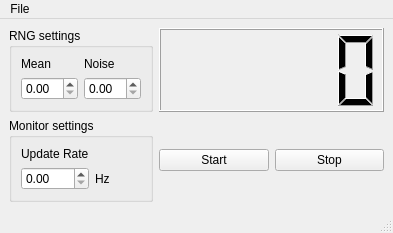
<?xml version="1.0" encoding="UTF-8"?>
<ui version="4.0">
 <class>MainWindow</class>
 <widget class="QMainWindow" name="MainWindow">
  <property name="geometry">
   <rect>
    <x>0</x>
    <y>0</y>
    <width>393</width>
    <height>231</height>
   </rect>
  </property>
  <property name="windowTitle">
   <string>RNG test</string>
  </property>
  <widget class="QWidget" name="centralwidget">
   <layout class="QGridLayout" name="gridLayout">
    <item row="0" column="0">
     <widget class="QGroupBox" name="groupBox">
      <property name="title">
       <string>RNG settings</string>
      </property>
      <layout class="QGridLayout" name="gridLayout_2">
       <item row="1" column="0">
        <widget class="QDoubleSpinBox" name="mean_box"/>
       </item>
       <item row="1" column="1">
        <widget class="QDoubleSpinBox" name="noise_box"/>
       </item>
       <item row="0" column="0">
        <widget class="QLabel" name="label">
         <property name="text">
          <string>Mean</string>
         </property>
        </widget>
       </item>
       <item row="0" column="1">
        <widget class="QLabel" name="label_2">
         <property name="text">
          <string>Noise</string>
         </property>
        </widget>
       </item>
      </layout>
     </widget>
    </item>
    <item row="0" column="1" colspan="2">
     <widget class="QLCDNumber" name="display"/>
    </item>
    <item row="1" column="0">
     <widget class="QGroupBox" name="groupBox_2">
      <property name="title">
       <string>Monitor settings</string>
      </property>
      <layout class="QGridLayout" name="gridLayout_3">
       <item row="0" column="0">
        <widget class="QLabel" name="label_3">
         <property name="text">
          <string>Update Rate</string>
         </property>
        </widget>
       </item>
       <item row="1" column="0">
        <widget class="QDoubleSpinBox" name="update_rate_box"/>
       </item>
       <item row="1" column="1">
        <widget class="QLabel" name="label_4">
         <property name="text">
          <string>Hz</string>
         </property>
        </widget>
       </item>
      </layout>
     </widget>
    </item>
    <item row="1" column="1">
     <widget class="QPushButton" name="startButton">
      <property name="text">
       <string>Start</string>
      </property>
     </widget>
    </item>
    <item row="1" column="2">
     <widget class="QPushButton" name="stopButton">
      <property name="text">
       <string>Stop</string>
      </property>
     </widget>
    </item>
   </layout>
  </widget>
  <widget class="QMenuBar" name="menubar">
   <property name="geometry">
    <rect>
     <x>0</x>
     <y>0</y>
     <width>393</width>
     <height>21</height>
    </rect>
   </property>
   <widget class="QMenu" name="menuFile">
    <property name="title">
     <string>File</string>
    </property>
    <addaction name="actionExit"/>
   </widget>
   <addaction name="menuFile"/>
  </widget>
  <widget class="QStatusBar" name="statusbar"/>
  <action name="actionExit">
   <property name="text">
    <string>Exit</string>
   </property>
  </action>
 </widget>
 <tabstops>
  <tabstop>mean_box</tabstop>
  <tabstop>noise_box</tabstop>
  <tabstop>update_rate_box</tabstop>
  <tabstop>startButton</tabstop>
  <tabstop>stopButton</tabstop>
 </tabstops>
 <resources/>
 <connections>
  <connection>
   <sender>actionExit</sender>
   <signal>triggered()</signal>
   <receiver>MainWindow</receiver>
   <slot>close()</slot>
   <hints>
    <hint type="sourcelabel">
     <x>-1</x>
     <y>-1</y>
    </hint>
    <hint type="destinationlabel">
     <x>196</x>
     <y>115</y>
    </hint>
   </hints>
  </connection>
 </connections>
</ui>
